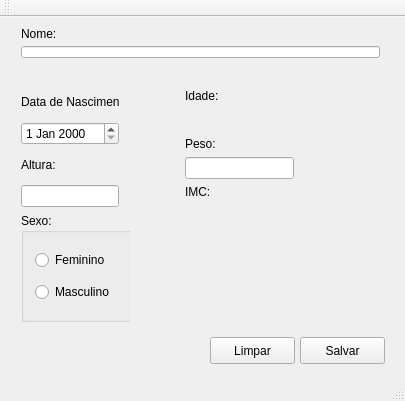
<?xml version="1.0" encoding="UTF-8"?>
<ui version="4.0">
 <class>MainWindow</class>
 <widget class="QMainWindow" name="MainWindow">
  <property name="geometry">
   <rect>
    <x>0</x>
    <y>0</y>
    <width>405</width>
    <height>401</height>
   </rect>
  </property>
  <property name="windowTitle">
   <string>Cálculo de IMC</string>
  </property>
  <widget class="QWidget" name="centralWidget">
   <widget class="QPushButton" name="btn_salvar">
    <property name="geometry">
     <rect>
      <x>300</x>
      <y>320</y>
      <width>85</width>
      <height>27</height>
     </rect>
    </property>
    <property name="text">
     <string>Salvar</string>
    </property>
   </widget>
   <widget class="QPushButton" name="btn_limpar">
    <property name="geometry">
     <rect>
      <x>210</x>
      <y>320</y>
      <width>85</width>
      <height>27</height>
     </rect>
    </property>
    <property name="text">
     <string>Limpar</string>
    </property>
   </widget>
   <widget class="QWidget" name="layoutWidget">
    <property name="geometry">
     <rect>
      <x>10</x>
      <y>0</y>
      <width>381</width>
      <height>52</height>
     </rect>
    </property>
    <layout class="QVBoxLayout" name="verticalLayout">
     <item>
      <widget class="QLabel" name="lb_nome">
       <property name="text">
        <string>Nome:</string>
       </property>
      </widget>
     </item>
     <item>
      <widget class="QLineEdit" name="input_nome">
       <property name="tabletTracking">
        <bool>false</bool>
       </property>
       <property name="focusPolicy">
        <enum>Qt::StrongFocus</enum>
       </property>
       <property name="text">
        <string/>
       </property>
      </widget>
     </item>
    </layout>
   </widget>
   <widget class="QWidget" name="layoutWidget">
    <property name="geometry">
     <rect>
      <x>10</x>
      <y>60</y>
      <width>120</width>
      <height>256</height>
     </rect>
    </property>
    <layout class="QVBoxLayout" name="verticalLayout_2">
     <item>
      <widget class="QLabel" name="lb_nasc">
       <property name="text">
        <string>Data de Nascimento:</string>
       </property>
      </widget>
     </item>
     <item>
      <widget class="QDateEdit" name="input_nasc"/>
     </item>
     <item>
      <widget class="QLabel" name="lb_altura">
       <property name="text">
        <string>Altura:</string>
       </property>
      </widget>
     </item>
     <item>
      <widget class="QLineEdit" name="input_altura"/>
     </item>
     <item alignment="Qt::AlignLeft">
      <widget class="QGroupBox" name="gp_box">
       <property name="minimumSize">
        <size>
         <width>118</width>
         <height>109</height>
        </size>
       </property>
       <property name="cursor">
        <cursorShape>PointingHandCursor</cursorShape>
       </property>
       <property name="title">
        <string>Sexo:</string>
       </property>
       <layout class="QVBoxLayout" name="verticalLayout_3">
        <item>
         <widget class="QRadioButton" name="rdBtn_1">
          <property name="cursor">
           <cursorShape>PointingHandCursor</cursorShape>
          </property>
          <property name="text">
           <string>Feminino</string>
          </property>
         </widget>
        </item>
        <item>
         <widget class="QRadioButton" name="rdBtn_2">
          <property name="cursor">
           <cursorShape>PointingHandCursor</cursorShape>
          </property>
          <property name="text">
           <string>Masculino</string>
          </property>
         </widget>
        </item>
       </layout>
      </widget>
     </item>
    </layout>
   </widget>
   <widget class="QWidget" name="layoutWidget">
    <property name="geometry">
     <rect>
      <x>174</x>
      <y>61</y>
      <width>131</width>
      <height>161</height>
     </rect>
    </property>
    <layout class="QVBoxLayout" name="verticalLayout_4">
     <item>
      <widget class="QLabel" name="lb_idade">
       <property name="text">
        <string>Idade:</string>
       </property>
      </widget>
     </item>
     <item>
      <widget class="QLabel" name="lb_result_idade">
       <property name="font">
        <font>
         <pointsize>16</pointsize>
        </font>
       </property>
       <property name="text">
        <string/>
       </property>
      </widget>
     </item>
     <item>
      <widget class="QLabel" name="lb_peso">
       <property name="text">
        <string>Peso:</string>
       </property>
      </widget>
     </item>
     <item>
      <widget class="QLineEdit" name="input_peso"/>
     </item>
     <item>
      <widget class="QLabel" name="lb_imc">
       <property name="text">
        <string>IMC:</string>
       </property>
      </widget>
     </item>
     <item>
      <widget class="QLabel" name="lb_result_imc">
       <property name="font">
        <font>
         <pointsize>16</pointsize>
        </font>
       </property>
       <property name="text">
        <string/>
       </property>
      </widget>
     </item>
    </layout>
   </widget>
   <widget class="QLabel" name="lb_categoria_imc">
    <property name="geometry">
     <rect>
      <x>170</x>
      <y>230</y>
      <width>231</width>
      <height>25</height>
     </rect>
    </property>
    <property name="font">
     <font>
      <pointsize>16</pointsize>
     </font>
    </property>
    <property name="focusPolicy">
     <enum>Qt::StrongFocus</enum>
    </property>
    <property name="text">
     <string/>
    </property>
   </widget>
  </widget>
  <widget class="QMenuBar" name="menuBar">
   <property name="geometry">
    <rect>
     <x>0</x>
     <y>0</y>
     <width>405</width>
     <height>21</height>
    </rect>
   </property>
  </widget>
  <widget class="QToolBar" name="mainToolBar">
   <attribute name="toolBarArea">
    <enum>TopToolBarArea</enum>
   </attribute>
   <attribute name="toolBarBreak">
    <bool>false</bool>
   </attribute>
  </widget>
  <widget class="QStatusBar" name="statusBar"/>
 </widget>
 <layoutdefault spacing="6" margin="11"/>
 <resources/>
 <connections/>
</ui>
